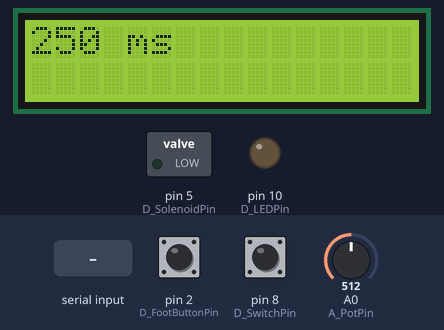
Bench run of a sketch on a simulated Arduino Nano, built with avr-gcc and run on an emulated ATmega328P. Shown: 16×2 character LCD, switched loads named in the sketch (green lamp = pin HIGH), output pins drawn as LEDs (lit = HIGH). Dashed ring = blinking. Inputs (shaded band) come from the test bench; at power-on: pin 2 (D_FootButtonPin) LOW, pin 8 (D_SwitchPin) LOW, A0 (A_PotPin) = 512. What the sketch prints to the serial monitor is not drawn.

Above: at 5.9 s.
6.0 s: pin 2 (D_FootButtonPin) pulled HIGH for 0.15 s
At 6.73 s:
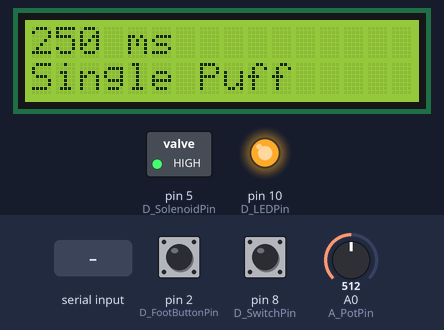
8.5 s: pin 8 (D_SwitchPin) pulled HIGH for 1 s
At 9.1 s:
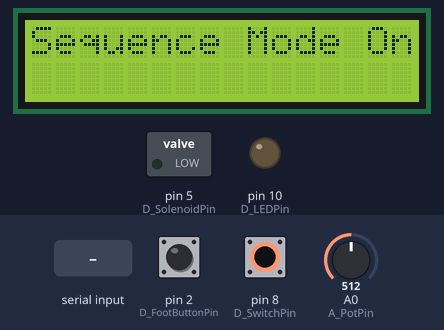
11.1 s: A0 (A_PotPin) set to 18
At 11.7 s:
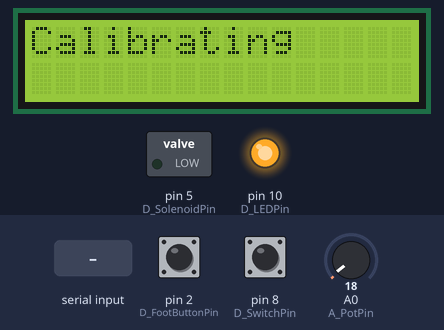
14.1 s: A0 (A_PotPin) set to 122
At 16.2 s:
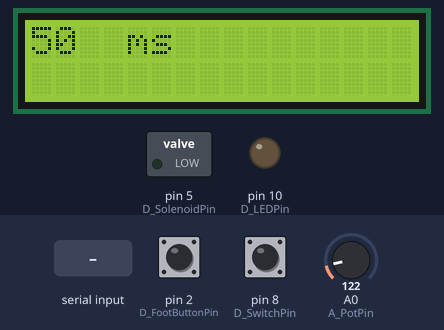
16.9 s: "90,45\n" received over Serial
At 18.8 s:
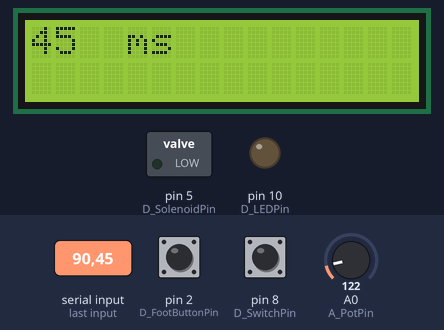
19.6 s: pin 2 (D_FootButtonPin) pulled HIGH for 1 s
At 20.34 s:
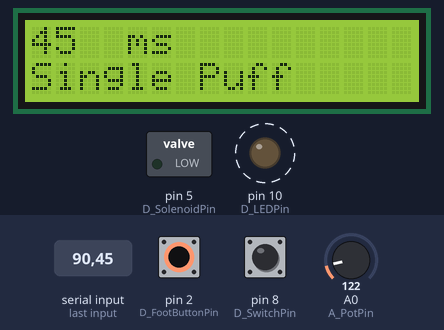
Timing chart, 0 to 22.6 s (numbered marks = the images above; inputs shaded):
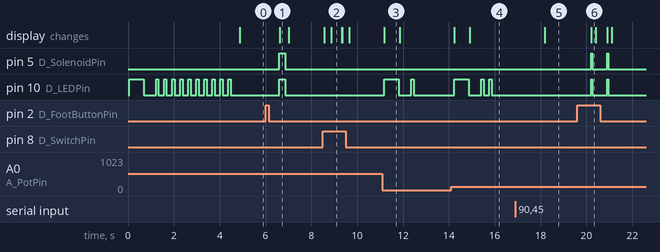

The sketch:

Picroinjector.ino
```cpp
/*        Picoinjector v1.0, a picoliter injection system.
This Arduino file is designed to be uploaded on an Arduino Nano for the Picoinjector project
Source : https://github.com/…
 2021.01.05                                                                             */
////////////////////////////////////////////////////////////////////////////////////////////////
//                         KEY PARAMETERS TO SET BY USERS
////////////////////////////////////////////////////////////////////////////////////////////////

  const int TIMEUNIT              = 25;     // Base Time Unit in milliseconds.
  const int POT_VALUE_LOW         = 0;      // Lowest value available from the potentiometer.
  const int POT_VALUE_HIGH        = 1023;   // Highest value available from the potentiometer. Can make this higher by reducing resistor value in series with potentiometer, but go below 125 Ohms and current will exceed 40 mA max on Analog pin.
  const int SENSITIVITY           = 20;     // Number of allowed settings of potentiometer is (Sensitivity) (1 based…) make sure that potentiometer range = (High-low)/sensitivity isn't smaller than potentiometer noise.
  const int POT_NOISE             = 5;      // Amplitude of fluctuations in the potentiometer value when it is static. Measured value. some power supplies are noisier than others.
  const int STABILITY_TIME        = 500;    // Number of milliseconds for which stability must be achieved when adjusting potentiometer to accept new value.
  const int MONITOR_DELAY         = 100;    // Delay between loops for analog monitoring cycles - allows user time to adjust potentiometer a significant amount between loops.
  const int PAUSE_BEFORE_BLINK    = 500;    // Number of milliseconds to pause before starting blinks.
  const int BLINK_ON_DURATION     = 100;    // This combo seems to work nicely.
  const int BLINK_OFF_DURATION    = 250;
  const int NUM_PROGRAMMED_PULSES = 28;     // number of pulses to implement in hard coded sequence
  int PROGRAMMED_SEQUENCE[NUM_PROGRAMMED_PULSES] = {1, 2, 3, 4, 5, 6, 7, 8, 9, 10, 20, 30, 40, 50, 60, 70, 80, 90, 100, 200, 300, 400, 500, 600, 700, 800, 900, 1000}; // sequence of pulses in ms
  int Python_Array [28] = {0};              // Empty array to process Python Data
  const int PROGRAMMED_PULSE_DELAY= 1000;    // Delay between pulses.
  const int MONITOR_FOOTSWITCH_PERIOD = 500; // Seems long enough for a double click. Can get a triple in there too.
  const int FOOTBUTTONDELAY = 1000;          // Liberally dispersed throughout the code to give time for people to release the button.
  char  serialData;
  int SwithcValue;

////////////////////////////////////////////////////////////////////////////////////////////////
//                               GLOBAL VARIABLES
////////////////////////////////////////////////////////////////////////////////////////////////

  // Set up the pins
  const int D_FootButtonPin   = 2;      // Set the foot pedal to digital pin 2
  const int D_SolenoidPin     = 5;      // Set the solenoid valve to digital pin 5
  const int D_LEDPin          = 10;     // Set proxy LED to digital pin 10
  const int A_PotPin          = 0;      // Set the potentiometer to analog pin A0
  const int D_SwitchPin       = 8;      // Set the switch to digital pin 10

  // Declare global variables - These are designed to be adjusted simultaneously using the SetPulseDuration function .

  long PulseDuration          = 0;
  long SerialInput            = 0;
  int PotSetting              = 0;
  int PotValue                = 0;      // Potentiometer value reading
  int numButtonClicks         = 0;

////////////////////////////////////////////////////////////////////////////////////////////////
//                                        MODULES
////////////////////////////////////////////////////////////////////////////////////////////////

// include the library code,also can use OLED screens:
#include <LiquidCrystal.h>

// Creates an LCD object. Parameters: (rs, enable, d4, d5, d6, d7)
LiquidCrystal lcd (12, 11, 7, 6, 4, 3);

void setup() {

  //initialiase serial port for output messages
  Serial.begin (9600);

  //initialiase the pins
  pinMode(A_PotPin , INPUT);
  pinMode(D_SwitchPin , INPUT);
  pinMode(D_FootButtonPin , INPUT);
  pinMode(D_LEDPin , OUTPUT);
  pinMode(D_SolenoidPin , OUTPUT);

  // set up the LCD's number of columns and rows:
  lcd.begin(16 ,2);

  // set initial conditions on pins.
  digitalWrite(D_SolenoidPin, LOW);
  digitalWrite(D_LEDPin, LOW);

  // monitor the potentiometer to make sure it is stable, includes lighting the LED to show aliveness…
  MonitorAnalog();
  SetPluseDuration(); // set the initial pulse duration and report new values over serial link.
  LEDBlinks(); // blink the LED to indicate the potentiometer setting.
}

// function reads the potentiometer and populates the three global variables PotValue, PotSetting and PulseDuration
// with mutually consistent	values. These global values are not intended to be set using any other function.
void SetPluseDuration() {
  PotValue = analogRead(A_PotPin);

  // compute the Potentiometer Setting as an integer between 1 and Sensitivity
  PotSetting = int(float(SENSITIVITY - 1) * float(PotValue - (POT_VALUE_LOW + 20)) / float((POT_VALUE_HIGH - 20) - (POT_VALUE_LOW + 20))) + 1;

  // compute pulse duration in milliseconds
  PulseDuration = PotSetting * TIMEUNIT;
  Serial.println("Computing Pulse Duration in Milliseconds.");
  Serial.println("Time Unit");
  Serial.println(TIMEUNIT);
  Serial.println("PotValue");
  Serial.println(PotValue);
  Serial.println("PotSetting");
  Serial.println("PulseDuration");
  Serial.println(PulseDuration);
}

// function flashes the LED PotSetting number of times
void LEDBlinks() {
  int i=0;

  // Switch LED off for PAUSE_BEFORE_BLINK milliseconds prior to the blinks starting.
  digitalWrite(D_LEDPin, LOW);
  delay(PAUSE_BEFORE_BLINK);

  for (i=0; i<PotSetting; i++) {
    digitalWrite(D_LEDPin, HIGH);
    delay(BLINK_ON_DURATION);
    digitalWrite(D_LEDPin, LOW);
    delay(BLINK_OFF_DURATION);
  }
}

// monitors the foot switch and counts the pulses
void MonitorFootSwitch() {
  unsigned long StartTime = 0;
  int previousValue = 1; //assume we get here with the first switch still down.
  int currentValue = 1;
  int changesDetected = 1; // the very first pulse to get us here from the main loop.

  // get the start time
  StartTime = millis();

  while ((abs(millis() - StartTime)) < MONITOR_FOOTSWITCH_PERIOD) {
    previousValue = currentValue;
    currentValue = digitalRead(D_FootButtonPin);
    if (previousValue != currentValue) {
      changesDetected = changesDetected + 1;
    }
  }

  if (currentValue==1) {
    changesDetected += 1; //assume that if it was high when we left the loop it will go low - means we always get an even number of changes.
  }
  numButtonClicks = floor((float)changesDetected / 2.0);
}

// continuously monitors the value on the Analog pin until PotValue is stable (i.e. no changes bigger than POT_NOISE) for STABILITY_TIME milliseconds.
void MonitorAnalog() {
  int	PreviousPotValue = 0;
  int	CurrentPotValue = 0;
  int KeepLooping = 1;
  unsigned long StartTime = 0;
  unsigned long CurrentTime = 0;

  // Set LED Pin high, so user knows that system has detected potentiometer change.
  digitalWrite(D_LEDPin, HIGH);
  // get the start time
  StartTime = millis();

  // start	looping
  while (KeepLooping) {
    // Store the PotValue from the previous	loop.
    PreviousPotValue = CurrentPotValue;
    // LCD shows current Pot value
    lcd.clear() ;
    lcd.setCursor(0, 0) ;
    lcd.print("Calibrating");
    // read in the new PotValue.
    CurrentPotValue = analogRead(A_PotPin);
    Serial.println(CurrentPotValue);
    // if	the current PotValue has changed from the previous PotValue by more than POT_NOISE, then restart timer.
    if(abs(PreviousPotValue	- CurrentPotValue) > POT_NOISE) {
      StartTime = millis();
    }
    // get the current time
    CurrentTime = millis();
    // Check for an overflow condition for the timer. The timer	hits an overflow every 50 days.
    // If the system is left active for that long it is conceivable that the user adjusts the potentiometer
    // at precisely the moment the overflow occurs thus potentially getting locked into a 50 day wait.
    // If CurrentTime is lower than the StartTime then we must have hit the overflow condition.
    // Solution	is simply to restart the timer.
    // The user will just have to wait an additional STABILITY_TIME milliseconds for the stability condition to emerge.
    // Better than waiting an additional 50 days for the loop exit conditions to emerge.
    if(CurrentTime <= StartTime) {
      StartTime = millis();
    }

    // if	the time elapsed since the StartTime exceeds STABILITY_TIME then stop looping
    if(( CurrentTime - StartTime ) > STABILITY_TIME) {
      KeepLooping = 0;
    }

    delay(MONITOR_DELAY); // put in	delay to ensure that user has time to change the potentiometer a significant amount between loops.
  }

  // switch	off LED.
  digitalWrite(D_LEDPin, LOW);

}

void rapidFlash(int numPulses, int delayOn, int delayOff) {
  int	currentPulse = 0;
  for(currentPulse = 0; currentPulse < numPulses; currentPulse +=1) {
    digitalWrite(D_LEDPin, HIGH); // light the LED
    delay(delayOn); // wait	for	the pulse	duration
    digitalWrite(D_LEDPin, LOW);
    delay(delayOff); // wait for the pulse duration
  }
}

void loop() {
  int	pulsed = 0; // Set to zero at the beginning	of each	loop.
  int PotValueNew = 0; // initialise the new pot value
  int	currentPulse = 0; // counter for number of pulses
  unsigned long startTime = 0; // timer
  int SwitchValue = 0;
  digitalWrite(D_SolenoidPin, LOW); //ensure output pins are set to low at the start of each loop.
  digitalWrite(D_LEDPin, LOW);
  // Read a new potentiometer value.
  PotValueNew = analogRead(A_PotPin);
  SwitchValue = digitalRead(D_SwitchPin);

  if(Serial.available() > 0) { // read python GUI for Pulse duration
    for(int	i = 0; i < 28; i++) {
      Python_Array[i] = Serial.parseInt(); // fills entire python array with values in serial buffer
      if(Python_Array[i] == 0) { // if next value is already zero all other values will be zero and thus skip next step
      for(int j = i; j < 28; j++) {
        Python_Array[j] = 0; // fill rest	of array with zeros
      }
      break;
      }
    }

    if(Python_Array[0] = 1) {
      PulseDuration = Python_Array[1]; // first value of new python array determines what needs to be done
    }
    if(Python_Array[0] = 2) { // if value is two python sequance gets coppied to programmed sequence
      memcpy(PROGRAMMED_SEQUENCE, Python_Array + 1, sizeof(PROGRAMMED_SEQUENCE));
    }
  }

  // if the potentiometer value has been changed by more than POT_NOISE from the currently set value then
  // jump to a potentiometer monitoring loop which exits when the pot is stable for STABILITY_TIME milliseconds
  if(abs(PotValueNew - PotValue) > POT_NOISE) {
    MonitorAnalog(); // continuously reads the analog until it is stable for more than STABILITY_TIME
    SetPluseDuration(); // Read the latest value and set the new pulse duration.
    lcd.clear();
    lcd.print(PulseDuration);
    lcd.setCursor(4, 0);
    lcd.print("ms");
    Serial.println(0); // place	holder to	indicate given information
    Serial.println(PulseDuration);
    Serial.println(0); // place	holder
    LEDBlinks(); // blink the LED the appropriate number of times with the latest values
  }

  // check for button	presses
  numButtonClicks = 0; // assume no button clicks have happened/reset after last loop
  numButtonClicks = digitalRead(D_FootButtonPin); // read the button pin
  if(numButtonClicks == 1) {
    MonitorFootSwitch(); // as soon as button	is pressed we monitor it for a some time to see	if it	is pressed repeatedly
    // function	sets the global variable numButtonClicks
  }
  if(SwitchValue==HIGH) {// dispay	if switch	is in sequance mode
    lcd.clear();
    lcd.print("Sequence Mode On");
  }
  // do behaviour based on global variable numButtonClicks. 1 is a single pulse
  if(numButtonClicks==1 && SwitchValue==LOW) {
    digitalWrite(D_SolenoidPin, HIGH);
    digitalWrite(D_LEDPin, HIGH);
    Serial.println(POT_NOISE); // will change to different information such as Volume
    Serial.println(PulseDuration);
    Serial.println(D_LEDPin); // will change to different information such as total time
    lcd.setCursor(0, 1); // light	the LED
    lcd.print("Single Puff");
    delay(PulseDuration); // wait	for	the pulse	duration
    digitalWrite(D_SolenoidPin, LOW); // close the solenoid and switch off the LED
    digitalWrite(D_LEDPin, LOW);
  }

  // switch to perform the pulse sequence. Click to interrupt
  if(numButtonClicks==1 && SwitchValue==HIGH) {
    numButtonClicks = 0;
    delay(FOOTBUTTONDELAY);
    for(currentPulse = 0; currentPulse < NUM_PROGRAMMED_PULSES; currentPulse +=1) {
      lcd.clear();
      lcd.setCursor(10, 0);
      lcd.print(currentPulse+1); // display	pulse number
      lcd.setCursor(0, 0);
      lcd.print("Sequence #");
      lcd.setCursor(0, 1);
      lcd.print(PROGRAMMED_SEQUENCE[currentPulse]); // display pulse value
      lcd.setCursor(5, 1);
      lcd.print("ms");
      delay(750); // have time between the next value is displayed and the puff is exicuted
      Serial.println(currentPulse+1); // will	change to	different information such as Volume
      Serial.println(PROGRAMMED_SEQUENCE[currentPulse]);
      Serial.println(D_LEDPin);
      digitalWrite(D_SolenoidPin, HIGH);
      digitalWrite(D_LEDPin, HIGH); // light the LED
      delay(PROGRAMMED_SEQUENCE[currentPulse]); // wait for the pulse duration of the current time
      digitalWrite(D_SolenoidPin, LOW) ; // close the solenoid and switch off the LED
      digitalWrite(D_LEDPin, LOW);

      startTime = millis();
      while((numButtonClicks == 0)&&((millis() - startTime) < PROGRAMMED_PULSE_DELAY)) {
        numButtonClicks = digitalRead(D_FootButtonPin);
      }

      if(numButtonClicks > 0) {
        rapidFlash(5, 100, 100);
        lcd.clear();
        lcd.print("Sequence Broken");
        break; //break sequance by pushing button again, also	display	sequance is	broken
      }
      if (PROGRAMMED_SEQUENCE[currentPulse+1]==0) {//sequance ends if next puff value is 0, nessassary due to how python array is formed
        lcd.clear();
        lcd.print("Sequence Ended");
        break;
      }
    }
    numButtonClicks = 0;
    delay(FOOTBUTTONDELAY);
  }

  if(numButtonClicks > 2) { // an error	alert
    rapidFlash(5, 100, 100);
    delay(FOOTBUTTONDELAY);
    lcd.clear();
    lcd.print("Error: too many");
    lcd.setCursor(0, 1);
    lcd.print("clicks");
    Serial.println(404); //send number to	indicate error occured
    Serial.println(PulseDuration);
    Serial.println(0);
    delay(2000);
  }
  delay(150);
  lcd.clear();
  lcd.print(PulseDuration);
  lcd.setCursor(4, 0);
  lcd.print("ms");
}
```

Measured:
- after the input at 6.0 s, pin 5 (D_SolenoidPin), pin 10 (D_LEDPin): LOW → HIGH after 0.61 s, → LOW 0.25 s later; the display: changes after 0.61 s (image 1)
- after the input at 8.5 s, the display: changes after 0.05 s (image 2)
- after the input at 11.1 s, pin 10 (D_LEDPin): LOW → HIGH after 0.08 s, → LOW 0.62 s later, → HIGH 0.55 s later, → LOW 0.10 s later; the display: changes after 0.09 s (image 3)
- after the input at 14.1 s, pin 10 (D_LEDPin): goes HIGH 0.62 s, LOW 0.55 s, HIGH 0.10 s, LOW 0.25 s, HIGH 0.10 s, then LOW, starting after 0.14 s; the display: first changes after 0.14 s (image 4 shows a later state)
- after the input at 16.9 s, the display: changes after 1.3 s (image 5)
- after the input at 19.6 s, pin 5 (D_SolenoidPin), pin 10 (D_LEDPin): alternates HIGH for 0.05 s and LOW for 0.65 s, 4 changes in all, then stays LOW, starting after 0.62 s; the display: changes after 0.62 s (image 6)
- what the display in image 1 shows lasts 0.4 s, from 6.6 s to 7.0 s
